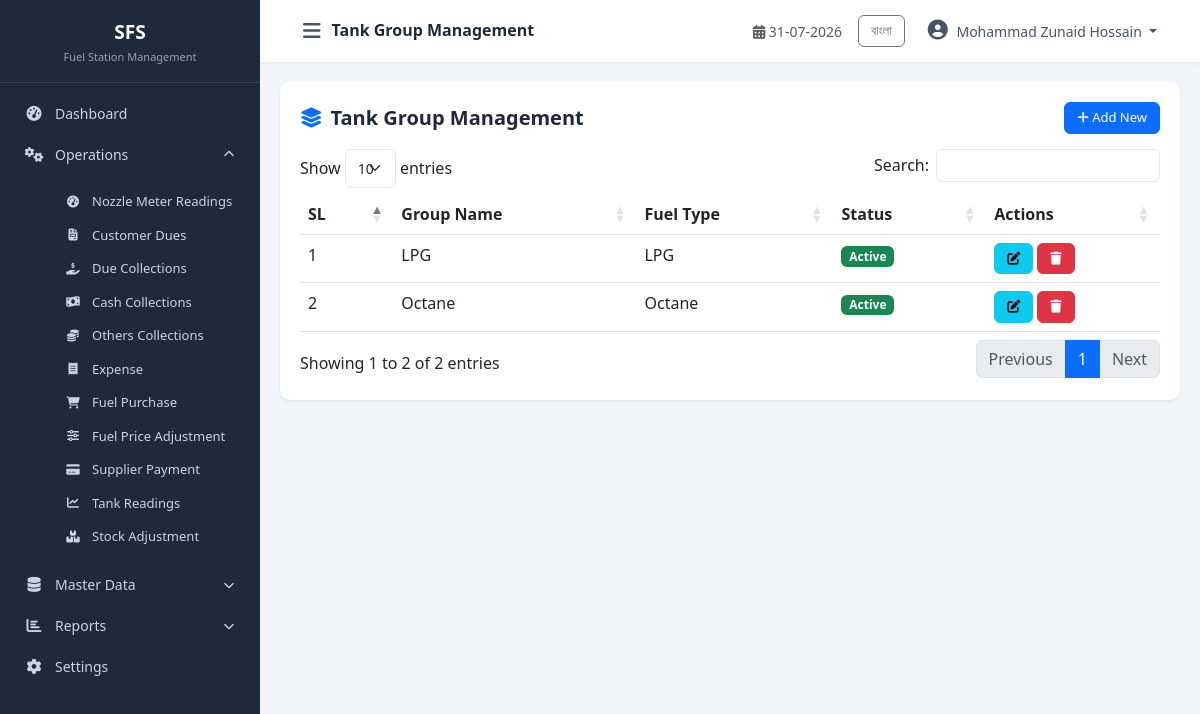
Screenshot of /modules/master_data/tank_group.php (signed in) with the database file from the repository.
### tables this page shows
CREATE TABLE `cfg_companyprofile` (
  `CompanyID` int(11) NOT NULL,
  `CompanyCode` varchar(20) NOT NULL,
  `CompanyName` varchar(200) NOT NULL,
  `CompanyNameBN` varchar(200) DEFAULT NULL,
  `ShortName` varchar(50) DEFAULT NULL,
  `ProprietorName` varchar(150) DEFAULT NULL,
  `ContactPerson` varchar(150) DEFAULT NULL,
  `MobileNo` varchar(20) DEFAULT NULL,
  `PhoneNo` varchar(20) DEFAULT NULL,
  `Email` varchar(100) DEFAULT NULL,
  `Website` varchar(150) DEFAULT NULL,
  `BusinessType` varchar(100) DEFAULT NULL,
  `Address` varchar(500) DEFAULT NULL,
  `City` varchar(100) DEFAULT NULL,
  `District` varchar(100) DEFAULT NULL,
  `PostalCode` varchar(20) DEFAULT NULL,
  `Country` varchar(100) DEFAULT NULL,
  `Logo` varchar(255) DEFAULT NULL,
  `Favicon` varchar(255) DEFAULT NULL,
  `CurrencyCode` varchar(10) DEFAULT 'BDT',
  `CurrencySymbol` varchar(10) DEFAULT '৳',
  `TimeZone` varchar(100) DEFAULT 'Asia/Dhaka',
  `DateFormat` varchar(20) DEFAULT 'dd-MM-yyyy',
  `TimeFormat` varchar(20) DEFAULT '24 Hour',
  `FinancialYearStart` date DEFAULT NULL,
  `FinancialYearEnd` date DEFAULT NULL,
  `DefaultShiftID` int(11) DEFAULT NULL,
  `DefaultLanguage` varchar(20) DEFAULT 'English',
  `AllowNegativeStock` bit(1) DEFAULT b'0',
  `AutoBackup` bit(1) DEFAULT b'1',
  `BackupPath` varchar(500) DEFAULT NULL,
  `CreatedBy` int(11) DEFAULT NULL,
  `CreatedAt` datetime DEFAULT current_timestamp(),
  `UpdatedBy` int(11) DEFAULT NULL,
  `UpdatedAt` datetime DEFAULT NULL,
  `IsActive` bit(1) DEFAULT b'1',
  `IsDeleted` bit(1) DEFAULT b'0'
);

CREATE TABLE `mst_tankgroup` (
  `TankGroupID` int(11) NOT NULL,
  `TankGroupName` varchar(100) NOT NULL,
  `FuelTypeID` int(11) NOT NULL COMMENT 'Logical FK -> mst_FuelType.FuelTypeID',
  `CreatedBy` int(11) DEFAULT NULL,
  `CreatedAt` datetime NOT NULL DEFAULT current_timestamp(),
  `UpdatedBy` int(11) DEFAULT NULL,
  `UpdatedAt` datetime NOT NULL DEFAULT current_timestamp() ON UPDATE current_timestamp(),
  `IsActive` tinyint(1) NOT NULL DEFAULT 1,
  `IsDeleted` tinyint(1) NOT NULL DEFAULT 0
);

CREATE TABLE `mst_fueltype` (
  `FuelTypeID` int(11) NOT NULL,
  `FuelName` varchar(100) NOT NULL,
  `FuelCode` varchar(20) DEFAULT NULL,
  `UnitOfMeasure` varchar(20) NOT NULL DEFAULT 'Litre',
  `SellingRate` decimal(14,2) NOT NULL DEFAULT 0.00,
  `PurchaseRate` decimal(14,2) NOT NULL DEFAULT 0.00,
  `CommissionRate` decimal(14,4) NOT NULL DEFAULT 0.0000,
  `TaxPercent` decimal(6,3) NOT NULL DEFAULT 0.000,
  `Density` decimal(6,4) DEFAULT NULL,
  `ColorCode` varchar(20) DEFAULT NULL,
  `Remarks` varchar(255) DEFAULT NULL,
  `CreatedBy` int(11) DEFAULT NULL,
  `CreatedAt` datetime NOT NULL DEFAULT current_timestamp(),
  `UpdatedBy` int(11) DEFAULT NULL,
  `UpdatedAt` datetime NOT NULL DEFAULT current_timestamp() ON UPDATE current_timestamp(),
  `IsActive` tinyint(1) NOT NULL DEFAULT 1,
  `IsDeleted` tinyint(1) NOT NULL DEFAULT 0
);

### includes/Query.php (called while the page is built, shortened)
<?php
class Query
{
    private $pdo;
    private static $instance = null;
    public function __construct($host = DB_HOST, $dbname = DB_NAME, $username = DB_USER, $password = DB_PASS, $charset = 'utf8mb4')
    {
        $dsn = "mysql:host={$host};dbname={$dbname};charset={$charset}";
        $options = [
            PDO::ATTR_ERRMODE            => PDO::ERRMODE_EXCEPTION,
            PDO::ATTR_DEFAULT_FETCH_MODE => PDO::FETCH_OBJ,
            PDO::ATTR_EMULATE_PREPARES   => false,
        ];
        try {
            $this->pdo = new PDO($dsn, $username, $password, $options);
        } catch (PDOException $e) {
            die("Database Connection Failed: " . $e->getMessage());
        }
    }
    public static function getInstance()
    {
        if (self::$instance === null) {
            self::$instance = new self();
        }
        return self::$instance;
    }
    public function index($sql, $params = [])
    {
        try {
            $this->stmt = $this->pdo->prepare($sql);
            $this->stmt->execute($params);
            return $this->stmt->fetchAll(PDO::FETCH_OBJ);
        } catch (PDOException $e) {
            die("Query Error: " . $e->getMessage() . "<br>SQL: " . $sql);
        }
    }
}

### config/database.php (called while the page is built, shortened)
<?php
require_once __DIR__ . '/../includes/Query.php';
$objQuery = Query::getInstance();

### includes/functions.php (called while the page is built, shortened)
<?php
function db()
{
    global $objQuery;
    return $objQuery;
}
function getCompanyInfo($key = null)
{
    $sql = "SELECT * FROM cfg_companyprofile WHERE CompanyID = 1 AND IsActive = 1 AND IsDeleted = 0";
    $data = db()->index($sql);
    if (!empty($data)) {
        $company = $data[0];
        return $company;
    }
    return null;
}
function getUserName()
{
    return $_SESSION['user_name'] ?? null;
}
function currentLang()
{
    return $_SESSION['lang'] ?? 'en';
}
function t($key)
{
    $lang = currentLang();
    return $translations[$lang][$key] ?? $key;
}

### modules/master_data/tank_group.php (the view, shortened to what this page needs)
<?php
$pageTitle = 'Tank Group Management';
require_once __DIR__ . '/../../includes/header.php';
require_once __DIR__ . '/../../includes/sidebar.php';
$sql = "SELECT tg.*, ft.FuelName FROM mst_tankgroup tg LEFT JOIN mst_fueltype ft ON tg.FuelTypeID=ft.FuelTypeID WHERE tg.IsDeleted=0 ORDER BY tg.TankGroupID ASC";
$data = $objQuery->index($sql);
?>
<div class="table-container">
    <div class="table-header">
        <h5><i class="fas fa-layer-group text-primary me-2"></i><?php echo t('Tank Group Management'); ?></h5>
        <button class="btn btn-primary btn-sm" data-bs-toggle="modal" data-bs-target="#addModal"><i class="fas fa-plus"></i> Add New</button>
    </div>
    <table class="table table-hover datatable">
        <thead><tr><th>SL</th><th>Group Name</th><th>Fuel Type</th><th>Status</th><th>Actions</th></tr></thead>
        <tbody>
            <?php $sl=1; foreach($data as $row): ?>
            <tr>
                <td><?php echo $sl++; ?></td>
                <td><?php echo htmlspecialchars($row->TankGroupName); ?></td>
                <td><?php echo htmlspecialchars($row->FuelName ?? 'N/A'); ?></td>
                <td><span class="badge bg-<?php echo $row->IsActive?'success':'danger'; ?>"><?php echo $row->IsActive?'Active':'Inactive'; ?></span></td>
                <td>
                    <button class="btn btn-sm btn-info edit-btn" data-id="<?php echo $row->TankGroupID; ?>" data-name="<?php echo htmlspecialchars($row->TankGroupName); ?>" data-fuel="<?php echo $row->FuelTypeID; ?>" data-status="<?php echo $row->IsActive; ?>"><i class="fas fa-edit"></i></button>
                    <button class="btn btn-sm btn-danger delete-btn" data-id="<?php echo $row->TankGroupID; ?>"><i class="fas fa-trash"></i></button>
                </td>
            </tr>
            <?php endforeach; ?>
        </tbody>
    </table>
</div>
<?php require_once __DIR__ . '/../../includes/footer.php'; ?>

### includes/sidebar.php (shortened to what this page needs)
<?php
$currentPage = basename($_SERVER['PHP_SELF']);
$langToggle = currentLang() === 'bn' ? 'en' : 'bn';
$langLabel = currentLang() === 'bn' ? 'English' : 'বাংলা';
?>
<nav id="sidebar" class="sidebar">
    <div class="sidebar-header">
        <h5 class="mb-0"><?php echo $shortName ?? 'FDP'; ?></h5>
        <small class="text-muted"><?php echo t('Fuel Station Management'); ?></small>
    </div>
    <ul class="nav flex-column">
        <li class="nav-item">
            <a class="nav-link <?php echo ($currentPage == 'dashboard.php' || $currentPage == 'index.php') ? 'active' : ''; ?>" href="<?php echo BASE_URL; ?>dashboard.php">
                <i class="fas fa-tachometer-alt"></i> <span><?php echo t('Dashboard'); ?></span>
            </a>
        </li>
        <li class="nav-item">
            <a class="nav-link" data-bs-toggle="collapse" href="#operationsMenu" role="button" aria-expanded="true">
                <i class="fas fa-cogs"></i> <span><?php echo t('Operations'); ?></span>
                <i class="fas fa-chevron-down ms-auto"></i>
            </a>
            <div class="collapse show" id="operationsMenu">
                <ul class="nav flex-column ms-3">
                    <li class="nav-item"><a class="nav-link small" href="<?php echo BASE_URL; ?>modules/operations/nozzle_reading.php"><i class="fas fa-tachometer-alt"></i> <?php echo t('Nozzle Meter Readings'); ?></a></li>
                    <li class="nav-item"><a class="nav-link small" href="<?php echo BASE_URL; ?>modules/operations/customer_due.php"><i class="fas fa-file-invoice"></i> <?php echo t('Customer Dues'); ?></a></li>
                    <li class="nav-item"><a class="nav-link small" href="<?php echo BASE_URL; ?>modules/operations/due_collection.php"><i class="fas fa-hand-holding-usd"></i> <?php echo t('Due Collections'); ?></a></li>
                    <li class="nav-item"><a class="nav-link small" href="<?php echo BASE_URL; ?>modules/operations/cash_collection.php"><i class="fas fa-money-bill-wave"></i> <?php echo t('Cash Collections'); ?></a></li>
                    <li class="nav-item"><a class="nav-link small" href="<?php echo BASE_URL; ?>modules/operations/others_collection.php"><i class="fas fa-coins"></i> <?php echo t('Others Collections'); ?></a></li>
                    <li class="nav-item"><a class="nav-link small" href="<?php echo BASE_URL; ?>modules/operations/expense.php"><i class="fas fa-receipt"></i> <?php echo t('Expense'); ?></a></li>
                    <li class="nav-item"><a class="nav-link small" href="<?php echo BASE_URL; ?>modules/operations/fuel_purchase.php"><i class="fas fa-shopping-cart"></i> <?php echo t('Fuel Purchase'); ?></a></li>
                    <li class="nav-item"><a class="nav-link small" href="<?php echo BASE_URL; ?>modules/operations/fuel_price_adjustment.php"><i class="fas fa-sliders-h"></i> <?php echo t('Fuel Price Adjustment'); ?></a></li>
                    <li class="nav-item"><a class="nav-link small" href="<?php echo BASE_URL; ?>modules/operations/supplier_payment.php"><i class="fas fa-credit-card"></i> <?php echo t('Supplier Payment'); ?></a></li>
                    <li class="nav-item"><a class="nav-link small" href="<?php echo BASE_URL; ?>modules/operations/tank_reading.php"><i class="fas fa-chart-line"></i> <?php echo t('Tank Readings'); ?></a></li>
                    <li class="nav-item"><a class="nav-link small" href="<?php echo BASE_URL; ?>modules/operations/stock_adjustment.php"><i class="fas fa-boxes"></i> <?php echo t('Stock Adjustment'); ?></a></li>
                </ul>
            </div>
        </li>
        <li class="nav-item">
          <a class="nav-link collapsed" data-bs-toggle="collapse" href="#masterDataMenu" role="button" aria-expanded="false">
                <i class="fas fa-database"></i> <span><?php echo t('Master Data'); ?></span>
                <i class="fas fa-chevron-down ms-auto"></i>
            </a>
        </li>
        <li class="nav-item">
            <a class="nav-link" data-bs-toggle="collapse" href="#reportsMenu" role="button" aria-expanded="false">
                <i class="fas fa-chart-bar"></i> <span><?php echo t('Reports'); ?></span>
                <i class="fas fa-chevron-down ms-auto"></i>
            </a>
        </li>
        <li class="nav-item">
            <a class="nav-link" href="#">
                <i class="fas fa-cog"></i> <span><?php echo t('Settings'); ?></span>
            </a>
        </li>
    </ul>
</nav>
<div id="content-wrapper">
    <nav class="navbar navbar-expand-lg top-navbar">
        <div class="container-fluid">
            <button type="button" id="sidebarCollapse" class="btn btn-link">
                <i class="fas fa-bars"></i>
            </button>
            <span class="navbar-brand mb-0 h1"><?php echo t($pageTitle ?? 'Dashboard'); ?></span>
            <div class="ms-auto d-flex align-items-center">
                <span class="me-3 text-muted small">
                    <i class="fas fa-calendar-alt"></i> <?php echo date('d-m-Y'); ?>
                </span>
                <div class="dropdown">
                    <a class="btn btn-sm btn-outline-secondary me-2" href="?lang=<?php echo $langToggle; ?>"><?php echo $langLabel; ?></a>
                    <button class="btn btn-link dropdown-toggle" type="button" data-bs-toggle="dropdown">
                        <i class="fas fa-user-circle"></i> <?php echo getUserName() ?? 'User'; ?>
                    </button>
                </div>
            </div>
        </div>
    </nav>
    <div id="main-content" class="container-fluid">

### assets/css/style.css (style rules this page uses)
:root { --sidebar-width: 260px; --sidebar-bg: #1e293b; --sidebar-hover: #334155; --sidebar-active: #0d6efd; --header-bg: #ffffff; --primary-dark: #0b5ed7; --success-dark: #157347; --border-color: #e2e8f0; --card-shadow: 0 1px 3px rgba(0,0,0,0.08); }
* { margin: 0; padding: 0; box-sizing: border-box; }
body { font-family: 'Segoe UI', Tahoma, Geneva, Verdana, sans-serif; background: #f1f5f9; overflow-x: hidden; }
.sidebar { width: var(--sidebar-width); min-width: var(--sidebar-width); background: var(--sidebar-bg); color: #cbd5e1; transition: all 0.3s; position: fixed; top: 0; left: 0; height: 100vh; z-index: 1000; overflow-y: auto; }
.sidebar .sidebar-header { padding: 20px 20px 15px; border-bottom: 1px solid rgba(255,255,255,0.1); text-align: center; }
.sidebar .sidebar-header h5 { color: #fff; font-weight: 700; font-size: 1.2rem; }
.sidebar .sidebar-header small { color: #94a3b8 !important; font-size: 11px; }
.sidebar .nav { padding: 10px 0; }
.sidebar .nav-link { color: #cbd5e1; padding: 10px 20px; font-size: 14px; border-left: 3px solid transparent; transition: all 0.2s; display: flex; align-items: center; }
.sidebar .nav-link i { width: 22px; font-size: 15px; margin-right: 10px; text-align: center; }
.sidebar .nav-link .fa-chevron-down { font-size: 11px; margin-right: 0; transition: transform 0.3s; }
.sidebar .nav-link[aria-expanded="true"] .fa-chevron-down { transform: rotate(180deg); }
.sidebar .collapse .nav-link { padding: 7px 20px 7px 45px; font-size: 13px; }
.sidebar .collapse .nav-link i { font-size: 12px; width: 18px; }
#content-wrapper { width: calc(100% - var(--sidebar-width)); margin-left: var(--sidebar-width); transition: all 0.3s; min-height: 100vh; }
.top-navbar { background: var(--header-bg); box-shadow: 0 1px 3px rgba(0,0,0,0.08); padding: 10px 20px; position: sticky; top: 0; z-index: 999; }
.top-navbar .btn-link { color: #475569; text-decoration: none; font-size: 20px; padding: 5px 10px; }
.top-navbar .navbar-brand { font-size: 16px; font-weight: 600; color: #1e293b; }
.top-navbar .dropdown-toggle { color: #475569; text-decoration: none; font-size: 14px; }
.top-navbar .fa-user-circle { font-size: 20px; margin-right: 5px; }
#main-content { padding: 20px; min-height: calc(100vh - 60px); }
.btn { border-radius: 6px; font-size: 14px; padding: 8px 16px; }
.btn-sm { padding: 5px 12px; font-size: 13px; }
.table-container { background: #fff; border-radius: 10px; padding: 20px; box-shadow: var(--card-shadow); }
.table-container .table-header { display: flex; justify-content: space-between; align-items: center; margin-bottom: 15px; }
.table-container .table-header h5 { font-weight: 600; color: #1e293b; margin: 0; }

### rows the page displays
cfg_companyprofile: ShortName "SFS"
mst_tankgroup: TankGroupName "LPG", FuelTypeID.FuelName "LPG", IsActive "Active"
mst_tankgroup: TankGroupName "Octane", FuelTypeID.FuelName "Octane", IsActive "Active"

### other values shown
t('Fuel Station Management') "Fuel Station Management"
t('Dashboard') "Dashboard"
t('Operations') "Operations"
t('Nozzle Meter Readings') "Nozzle Meter Readings"
t('Customer Dues') "Customer Dues"
t('Due Collections') "Due Collections"
t('Cash Collections') "Cash Collections"
t('Others Collections') "Others Collections"
t('Expense') "Expense"
t('Fuel Purchase') "Fuel Purchase"
t('Fuel Price Adjustment') "Fuel Price Adjustment"
t('Supplier Payment') "Supplier Payment"
t('Tank Readings') "Tank Readings"
t('Stock Adjustment') "Stock Adjustment"
t('Master Data') "Master Data"
